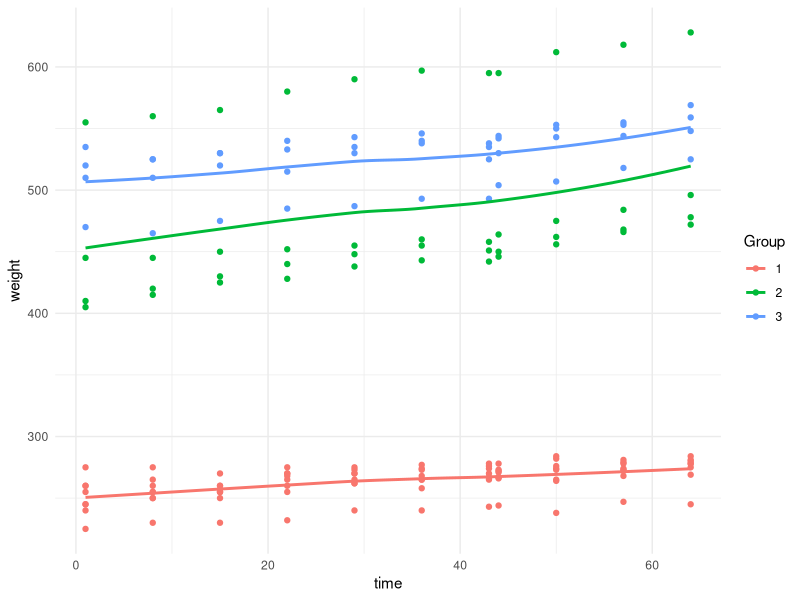
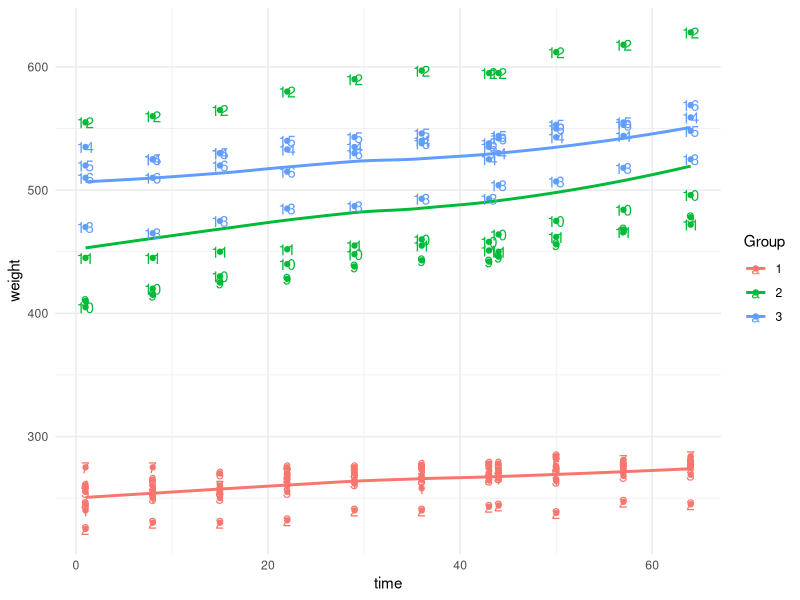
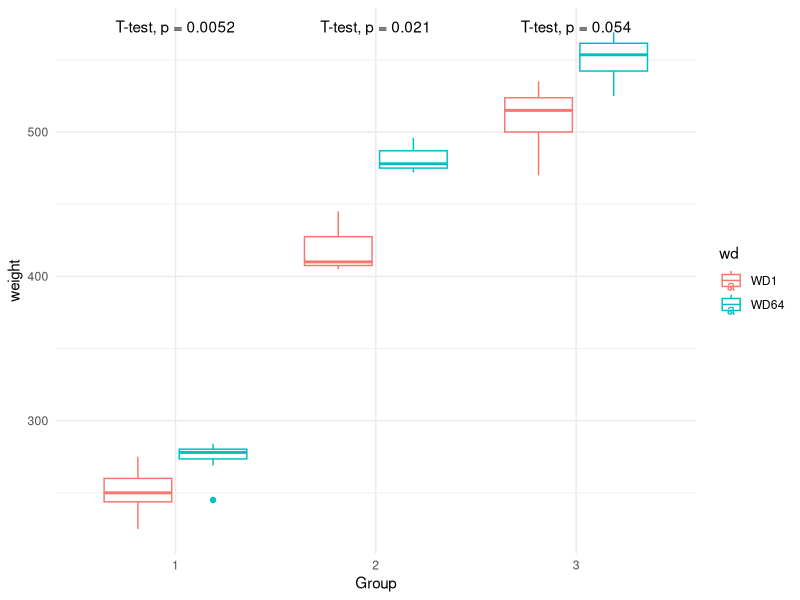
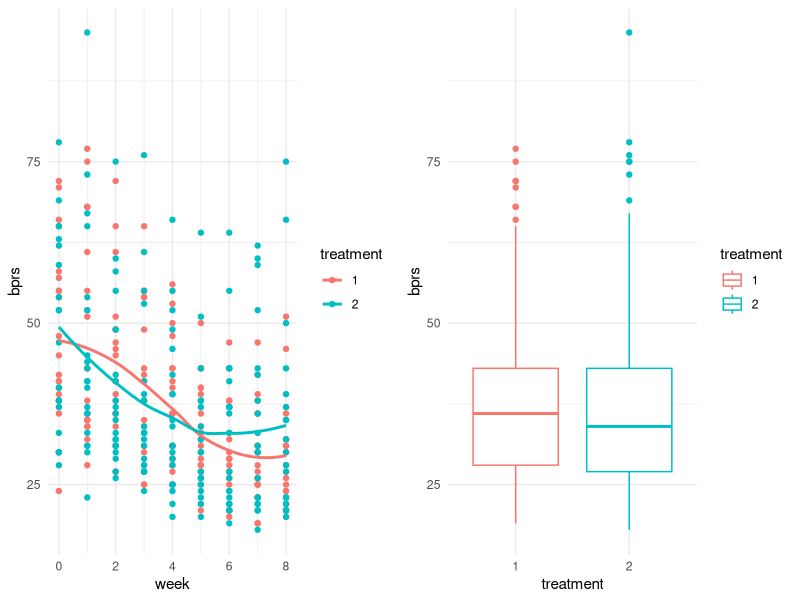

Write the R code that produced these figures, in order.
## ---- chunk 1
date()
## ---- chunk 2
# load libraries
library(dplyr)
library(magrittr)
library(ggplot2)
library(ggpubr)
library(lme4)
## ---- chunk 3
# import the data and look at the structure
RATS_long <- read.table("Data/rats_long.txt", sep = "\t")
str(RATS_long)

# convert convert categorical variables to factor
RATS_long %<>% mutate_at(c("ID", "Group", "wd"), factor)

# data visualization 
p_rats <- ggplot(RATS_long, aes(x = time, y = weight, color = Group)) + 
  geom_point() + geom_smooth(se = F) +
  theme_minimal()
p_rats
## ---- chunk 4
# find the ID for the outlier by adding the ID numbers on the plot above
p_rats + geom_text(aes(label = ID))

# in each case rat number 12 is an outlier in diet group 2
# let's remove this rat from the data
RATS_long <- RATS_long[!(RATS_long$ID == "12"), ]
## ---- chunk 5
# make a new data set only including the first and the last measurement
RATS_comp <- RATS_long[RATS_long$wd == "WD1" | RATS_long$wd == "WD64", ]

# plot the comparisons
ggplot(RATS_comp, aes(x = Group, y = weight, col = wd)) + 
  geom_boxplot() + stat_compare_means(method = "t.test") +
  theme_minimal()
## ---- chunk 6
# import the data and look at the structure
BPRS_long <- read.table("Data/bprs_long.txt", sep = "\t")
str(BPRS_long)

# convert categorical variables to factor
BPRS_long %<>% mutate_at(c("treatment", "subject", "weeks"), factor)

# data visualization
p1 <- ggplot(BPRS_long, aes(x = week, y = bprs, color = treatment)) + 
  geom_point() + geom_smooth(se = F) + theme_minimal() # scatterplot with regression line
p2 <- ggplot(BPRS_long, aes(x = treatment, y = bprs, color = treatment)) + 
  geom_boxplot(aes(color = treatment)) + theme_minimal() # boxplot 

ggarrange(p1,p2, ncol = 2)
## ---- chunk 7
# find the outlier (the maximum value for bprs) and on which row is this value
which(BPRS_long$bprs == max(BPRS_long$bprs))
# remove the row
BPRS_long <- BPRS_long[-71,]
## ---- chunk 8
# create a random intercept and random slope model
BPRS_lme <- lmer(bprs ~ week * treatment + (week | subject), data = BPRS_long, REML = F)
summary(BPRS_lme)
